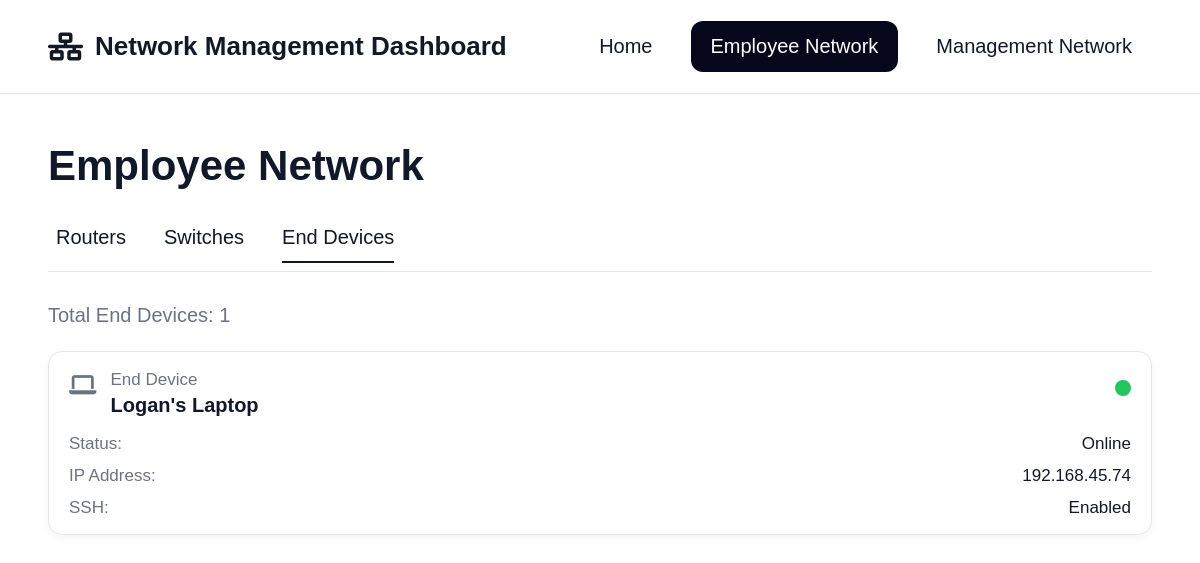
Screenshot of /employee/?tab=end-devices with the database file from the repository.
### netmanagement/models.py (models this page shows, shortened)
class Device(models.Model):
    DEVICE_TYPES = [
        ('router', 'Router'),
        ('switch', 'Switch'),
        ('end', 'End Device'),
    ]
    NETWORK_TYPES = [
        ('employee', 'Employee'),
        ('management', 'Management'),
    ]
    STATUS_TYPES = [
        ('online', 'Online'),
        ('offline', 'Offline'),
        ('warning', 'Warning'),
    ]
    name = models.CharField(max_length=100)
    device_type = models.CharField(max_length=10, choices=DEVICE_TYPES)
    network = models.CharField(max_length=15, choices=NETWORK_TYPES)
    ip_address = models.GenericIPAddressField()
    status = models.CharField(max_length=10, choices=STATUS_TYPES)
    ssh_enabled = models.BooleanField(default=False)
    firewall_enabled = models.BooleanField(default=False)

### netmanagement/views.py (the view)
# urls.py: path('employee/', employee_network, name='employee_network'),
def employee_network(request):
    active_tab = request.GET.get('tab', 'routers')
    if active_tab == 'switches':
        devices = Device.objects.filter(network='employee', device_type='switch')
        total_label = f'Total Switches: {devices.count()}'
    elif active_tab == 'end-devices':
        devices = Device.objects.filter(network='employee', device_type='end')
        total_label = f'Total End Devices: {devices.count()}'
    else:
        devices = Device.objects.filter(network='employee', device_type='router')
        total_label = f'Total Routers: {devices.count()}'
        active_tab = 'routers'
    return render(request, 'employee_network.html', {
        'devices': devices,
        'total_label': total_label,
        'active_tab': active_tab,
        'page_title': 'Employee Network',
    })

### netmanagement/templates/employee_network.html (shortened to what this page needs)
{% load static %}
<!DOCTYPE html>
<html lang="en">
<head>
    <link rel="stylesheet" href="{% static 'css/style.css' %}">
    <link rel="stylesheet" href="https://cdnjs.cloudflare.com/ajax/libs/font-awesome/6.5.0/css/all.min.css">
</head>
<body>
    <header class="topbar">
        <div class="brand">
            <i class="fa-solid fa-network-wired"></i>
            <span>Network Management Dashboard</span>
        </div>
        <nav class="nav">
            <a href="{% url 'home' %}">Home</a>
            <a class="active" href="{% url 'employee_network' %}">Employee Network</a>
            <a href="{% url 'management_network' %}">Management Network</a>
        </nav>
    </header>
    <main class="page-container">
        <h1 class="page-title">{{ page_title }}</h1>
        <div class="tabs">
            <a class="tab {% if active_tab == 'routers' %}active{% endif %}"
               href="{% url 'employee_network' %}?tab=routers">Routers</a>
            <a class="tab {% if active_tab == 'switches' %}active{% endif %}"
               href="{% url 'employee_network' %}?tab=switches">Switches</a>
            <a class="tab {% if active_tab == 'end-devices' %}active{% endif %}"
               href="{% url 'employee_network' %}?tab=end-devices">End Devices</a>
        </div>
        <div class="divider"></div>
        <p class="section-count">{{ total_label }}</p>
        <section class="device-grid">
            {% for device in devices %}
            <article class="device-card">
                <a href="{% url 'device_detail' device.pk %}?next={{ request.get_full_path|urlencode }}" class="device-link">
                    <div class="device-header">
                        <div class="device-left">
                            <i class="fa-solid
                                {% if device.device_type == 'router' %}
                                    fa-wifi
                                {% elif device.device_type == 'switch' %}
                                    fa-server
                                {% else %}
                                    fa-laptop
                                {% endif %}
                                device-icon"></i>
                            <div>
                                <div class="device-type">{{ device.get_device_type_display }}</div>
                                <h2 class="device-name">{{ device.name }}</h2>
                            </div>
                        </div>
                        <div class="status-dot
                            {% if device.status == 'online' %}
                                online
                            {% elif device.status == 'warning' %}
                                warning
                            {% else %}
                                offline
                            {% endif %}
                        "></div>
                    </div>
                    <div class="device-details">
                        <div class="detail-row">
                            <span>Status:</span>
                            <strong>{{ device.get_status_display }}</strong>
                        </div>
                        <div class="detail-row">
                            <span>IP Address:</span>
                            <strong>{{ device.ip_address }}</strong>
                        </div>
                        <div class="detail-row">
                            <span>SSH:</span>
                            <strong>
                                {% if device.ssh_enabled %}Enabled{% else %}Disabled{% endif %}
                            </strong>
                        </div>
                    </div>
                </a>
            </article>
            {% empty %}
                <div class="empty-state">
                    <p>No devices found.</p>
                </div>
            {% endfor %}
        </section>
    </main>
</body>
</html>

### netmanagement/static/css/style.css (style rules this page uses)
* { box-sizing: border-box; margin: 0; padding: 0; }
:root { --text: #111827; --muted: #6b7280; --border: #e5e7eb; --bg: #ffffff; --soft: #f9fafb; --shadow: 0 2px 8px rgba(0, 0, 0, 0.05); --shadow-hover: 0 10px 25px rgba(0, 0, 0, 0.08); --dark: #07071b; --green: #22c55e; --red: #ef4444; --yellow: #FFFF00; }
html, body { width: 100%; min-height: 100%; }
body { font-family: Arial, Helvetica, sans-serif; color: var(--text); background: var(--bg); }
a { text-decoration: none; color: inherit; }
.topbar { height: 94px; border-bottom: 1px solid var(--border); display: flex; align-items: center; justify-content: space-between; padding: 0 48px; background: var(--bg); }
.brand { display: flex; align-items: center; gap: 12px; font-size: 26px; font-weight: 700; }
.brand i { font-size: 28px; }
.nav { display: flex; align-items: center; gap: 18px; font-size: 20px; }
.nav a { padding: 14px 20px; border-radius: 12px; color: var(--text); transition: background 0.2s ease, color 0.2s ease; }
.nav a.active { background: var(--dark); color: #fff; }
.page-container { padding: 48px; }
.page-title { font-size: 42px; font-weight: 700; margin-bottom: 36px; }
.tabs { display: flex; gap: 38px; align-items: center; margin-bottom: 8px; padding-left: 8px; }
.tab { font-size: 20px; color: var(--text); padding-bottom: 12px; border-bottom: 2px solid transparent; }
.tab.active { border-bottom-color: var(--text); }
.divider { border-bottom: 1px solid var(--border); margin-bottom: 32px; }
.section-count { font-size: 20px; color: var(--muted); margin-bottom: 24px; }
.device-grid { display: grid; grid-template-columns: repeat(auto-fit, minmax(280px, 1fr)); gap: 18px; width: 100%; }
.device-card { border: 1px solid var(--border); border-radius: 14px; background: var(--bg); padding: 18px 20px 16px; box-shadow: var(--shadow); }
.device-header { display: flex; justify-content: space-between; align-items: flex-start; margin-bottom: 18px; }
.device-left { display: flex; gap: 14px; align-items: flex-start; }
.device-icon { font-size: 22px; color: var(--muted); margin-top: 4px; }
.device-type { font-size: 17px; color: var(--muted); margin-bottom: 4px; }
.device-name { font-size: 20px; font-weight: 700; line-height: 1.1; }
.status-dot { width: 16px; height: 16px; border-radius: 999px; margin-top: 10px; }
.status-dot.online { background: var(--green); }
.device-details { display: grid; gap: 12px; }
.detail-row { display: flex; justify-content: space-between; gap: 16px; font-size: 17px; }
.detail-row span { color: var(--muted); }
.detail-row strong { font-weight: 500; }
.device-link { text-decoration: none; color: inherit; display: block; }

### rows the page displays
Device: device_type "End Device", name "Logan's Laptop", status "Online", ip_address "192.168.45.74", ssh_enabled "Enabled"

### other values shown
{{ page_title }} "Employee Network"
{{ total_label }} "Total End Devices: 1"
